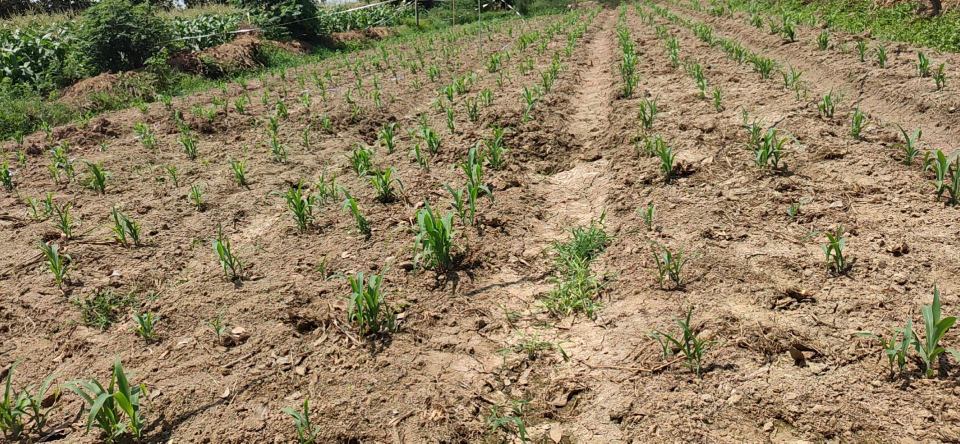
#> input picture img/1.jpg, 1920 x 887 px (shown at 1/2 size)
$ python img.py
#> lines starting #> are read from the running program, lines starting #| are printed output that depends on the picture
# -*- coding: utf-8 -*-

import os
import cv2
import numpy as np


def handl_Canny(pic_path='img/1.jpg'):
    #读取图像
#> called with pic_path = 'img/1.jpg'
    img=cv2.imread(pic_path)
#> img is the input picture: shape (887, 1920, 3); mean B, G, R 96.4, 128.6, 144.5
    #缩放图像的大小
    img=cv2.resize(src=img,dsize=(512,512))
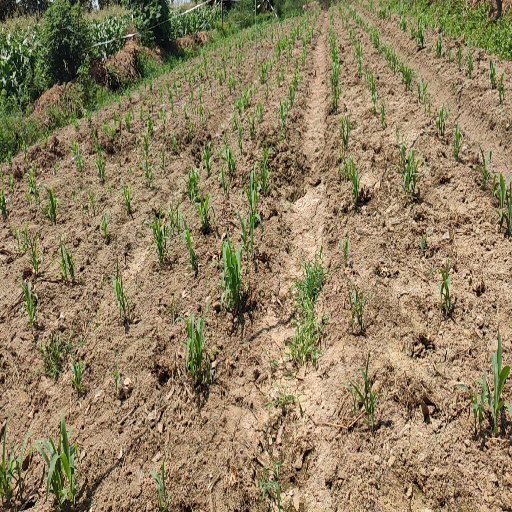
#> img: shape (512, 512, 3); mean B, G, R 96.2, 128.5, 144.4
    #对图像进行边缘检测，低阈值=50 高阈值=200
    # img_canny=cv2.Canny(img,threshold1=100,threshold2=100)
    #显示检测之后的图像
    # cv2.imshow('image',img_canny)
    #显示原图像
    cv2.imshow('src',img)

    # img_gray = cv2.cvtColor(img, cv2.COLOR_BGR2GRAY)
    # _, img_binary = cv2.threshold(src=img_gray, thresh=50, maxval=255,
    #                         type=cv2.THRESH_BINARY)
    # cv2.imshow('image_binary', img_binary)


    # 指数变换
    # gamma_img = 10 * np.power(img, 0.3)
    # # 截断，把大于255的像素值变为255
    # gamma_img[gamma_img>255] = 255
    # # 像素值变为整数
    # gamma_img = np.asarray(gamma_img, np.uint8)

    # cv2.imshow('gamma_image', gamma_img)

    # # 线性变换
    linear_img = img - 150
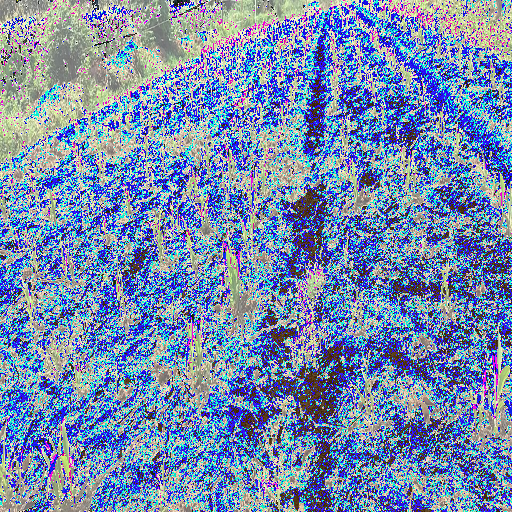
#> linear_img: shape (512, 512, 3); mean B, G, R 173, 138.3, 118
    linear_img.max()    # 最大值364.0
    # 截断，把大于255的像素值变为255
    linear_img[linear_img>255] = 255
    linear_img = np.asarray(linear_img, np.uint8) # 像素值变为整数
    cv2.imshow('linear image', linear_img)

    img_cat_hsv = cv2.cvtColor(img, cv2.COLOR_BGR2HSV)
#> img_cat_hsv: shape (512, 512, 3); mean H, S, V 21.5, 97.8, 147.3
    cv2.imshow("hsv", img_cat_hsv)


    # [18 lines of commented-out code are left out]


    key = cv2.waitKey(0)
#> (key Esc is pressed here)
#> (the run stopped early here; a loop or call above may not have finished)

$ run again, with img/2.jpg copied over img/1.jpg
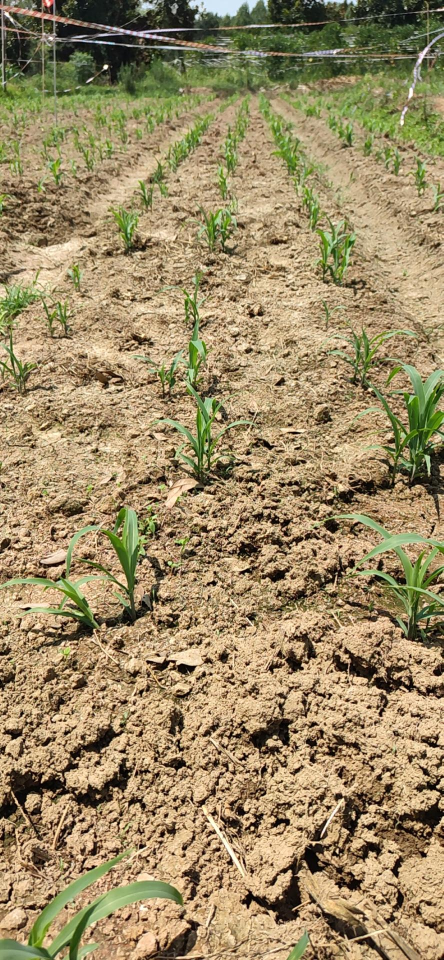
#> input picture img/2.jpg, 887 x 1920 px (shown at 1/2 size)
#> in handl_Canny, img is the input picture: shape (1920, 887, 3); mean B, G, R 101.4, 138.8, 156
#> in handl_Canny, `img=cv2.resize(src=img,dsize=(512,512))`:
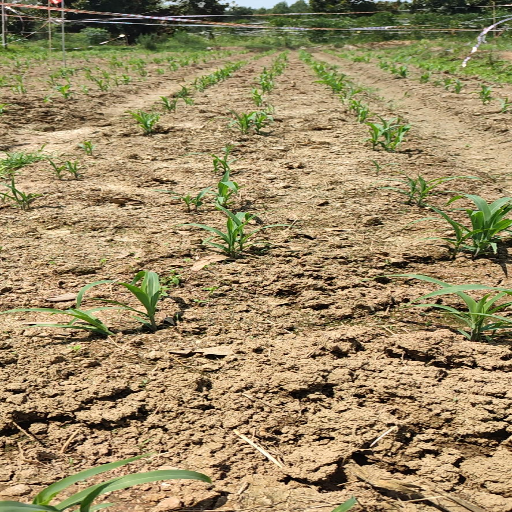
#> img: shape (512, 512, 3); mean B, G, R 101.2, 138.7, 155.8
#> in handl_Canny, `linear_img = img - 150`:
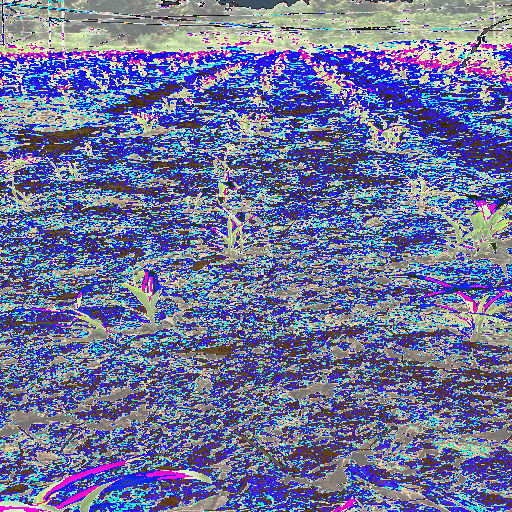
#> linear_img: shape (512, 512, 3); mean B, G, R 156.7, 115.3, 109.8
#> img_cat_hsv: shape (512, 512, 3); mean H, S, V 22.8, 102.9, 158.8

$ run again, with img/3.jpg copied over img/1.jpg
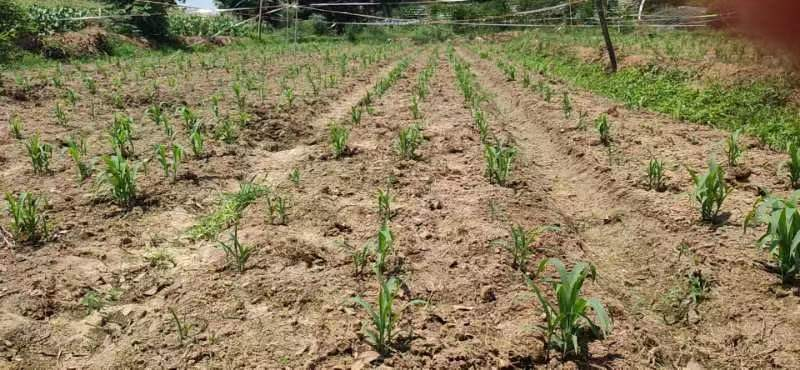
#> input picture img/3.jpg, 800 x 370 px
#> in handl_Canny, img is the input picture: shape (370, 800, 3); mean B, G, R 91.9, 126.4, 139.9
#> in handl_Canny, `img=cv2.resize(src=img,dsize=(512,512))`:
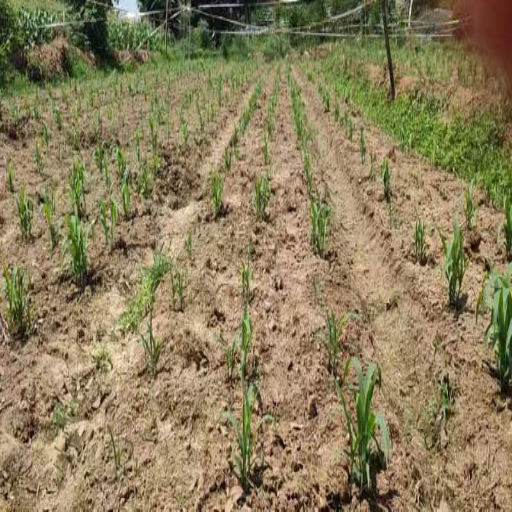
#> img: shape (512, 512, 3); mean B, G, R 91.8, 126.3, 139.8
#> in handl_Canny, `linear_img = img - 150`:
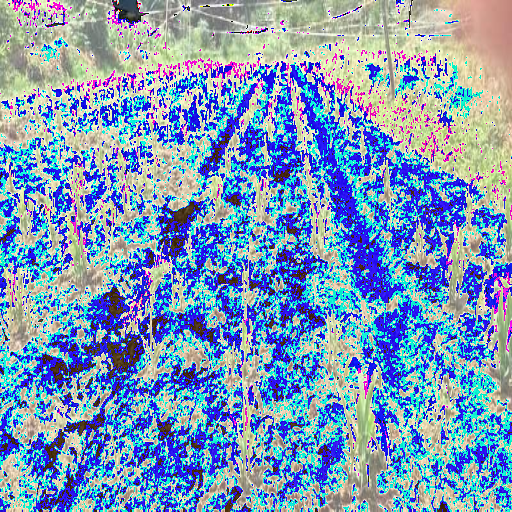
#> linear_img: shape (512, 512, 3); mean B, G, R 186.5, 153.3, 124.6
#> img_cat_hsv: shape (512, 512, 3); mean H, S, V 23.3, 97.7, 142.8
